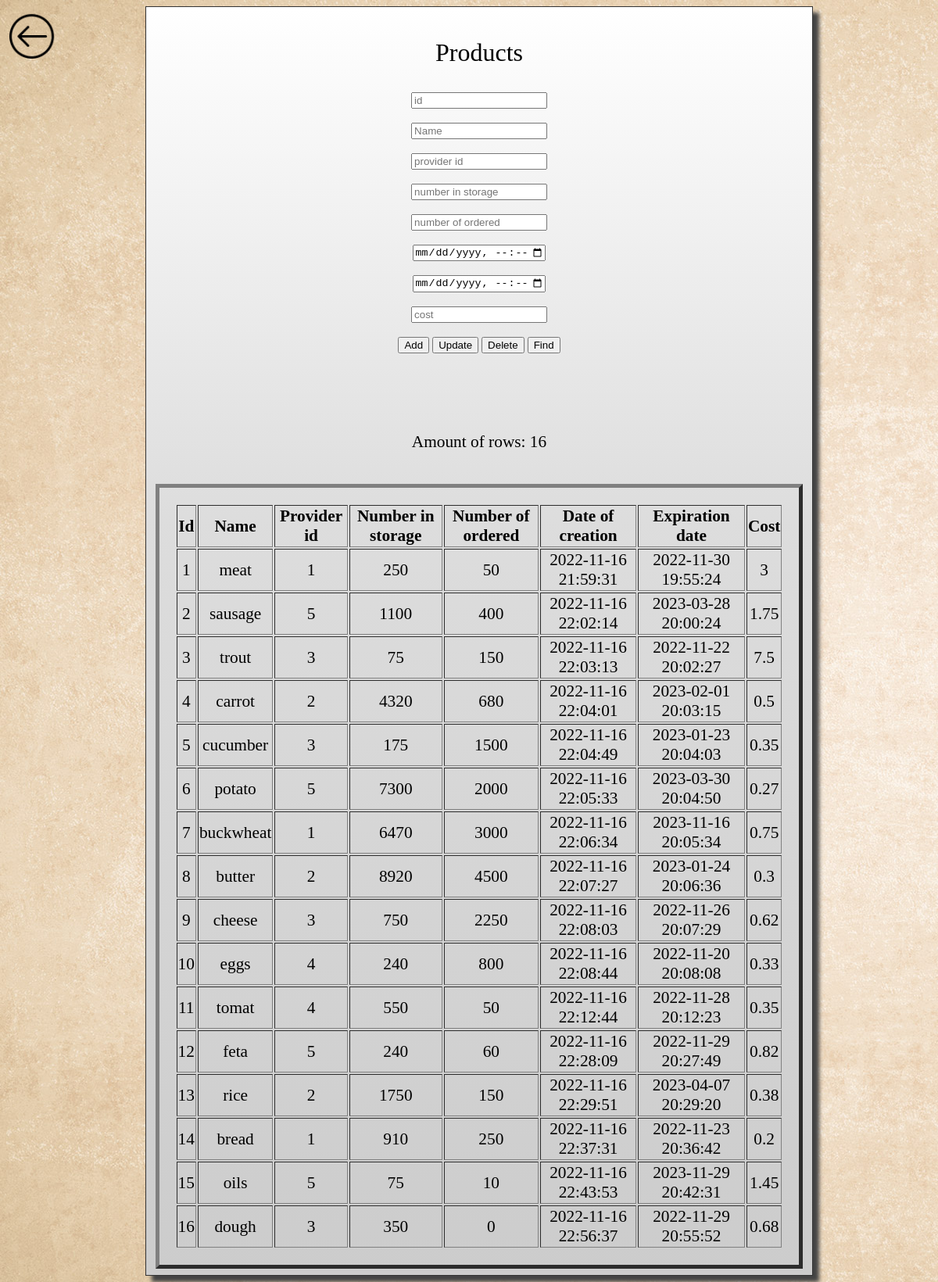
/products.php, run on the app's committed database.
### tables this page shows
CREATE TABLE `Products` (
  `product_id_serial` int(10) UNSIGNED NOT NULL,
  `name` varchar(40) NOT NULL,
  `provider_id_serial` int(10) UNSIGNED NOT NULL,
  `number_in_storage` int(11) NOT NULL,
  `number_of_ordered` int(11) NOT NULL,
  `date_of_creation` datetime NOT NULL DEFAULT current_timestamp(),
  `expiration_date` datetime NOT NULL DEFAULT current_timestamp(),
  `cost` float NOT NULL
);

### products.php (the view, shortened to what this page needs)
<?php
$product_id_serial = "";
$name = "";
$provider_id_serial = "";
$number_in_storage = "";
$number_of_ordered = "";
$date_of_creation = "";
$expiration_date = "";
$cost = "";
require_once 'include/db.php';
?>
<!DOCTYPE Html>
<html>
    <head>
        <link rel="stylesheet" href="/css/style.css">
    </head>
    <body>
<a href="menu.php"><img src="/images/arrow.png" id = f3></a>
        <form action="" method="post">
       <article class="shadowbox" >
        <p id=f2> Products</p>
            <input type="number" id=f1 name="product_id_serial" placeholder="id" value="<?php echo $product_id_serial;?>"><br><br>
            <input type="text"  id=f1 name="name" placeholder="Name" value="<?php echo $name;?>"><br><br>
            <input type="number"id=f1  name="provider_id_serial" placeholder="provider id" value="<?php echo $provider_id_serial;?>"><br><br>
            <input type="text"id=f1  name="number_in_storage" placeholder="number in storage" value="<?php echo $number_in_storage;?>"><br><br>
            <input type="text" id=f1 name="number_of_ordered" placeholder="number of ordered" value="<?php echo $number_of_ordered;?>"><br><br>
            <input type="datetime-local" id=f1 name="date_of_creation" placeholder="0000-00-00 00:00:00" value="<?php echo $date_of_creation;?>"><br><br>
            <input type="datetime-local"id=f1  name="expiration_date" placeholder="0000-00-00 00:00:00" value="<?php echo $expiration_date;?>"><br><br>
            <input type="text" name="cost"id=f1  placeholder="cost" value="<?php echo $cost;?>"><br><br>
            <div>
                <input type="submit" name="insert" value="Add">
                <input type="submit" name="update" value="Update">
                <input type="submit" name="delete" value="Delete">
                <input type="submit" name="search" value="Find">
            </div>
    </form>
<?php
$sql = "SELECT * FROM Products";
if($result = $connect->query($sql)){
    $rowsCount = $result->num_rows;
    echo "<p id =p1> $var1 </p>";
    echo "<p id =p1>Amount of rows: $rowsCount</p>";
    echo "  <table  border=5 id= p1> <tr><th>Id</th><th>Name</th><th>Provider id</th><th>Number in storage</th><th>Number of ordered</th><th>Date of creation</th><th>Expiration date</th><th>Cost</th></tr>";
    foreach($result as $row){
        echo "<tr>";
            echo "<td>" . $row['product_id_serial'] . "</td>";
            echo "<td>" . $row['name'] . "</td>";
            echo "<td>" . $row['provider_id_serial'] . "</td>";
 echo "<td>" . $row['number_in_storage'] . "</td>";
 echo "<td>" . $row['number_of_ordered'] . "</td>";
echo "<td>" . $row['date_of_creation'] . "</td>";
echo "<td>" . $row['expiration_date'] . "</td>";
echo "<td>" . $row['cost'] . "</td>";
        echo "</tr>";
    }
    echo "</table>";
} else{
    echo "Ошибка: " . $connect->error;
}
?>
    </body>
</html>

### css/style.css (style rules this page uses)
body { background-image: url(/images/background.jpg); background-repeat: repeat; }
img { position: absolute; left: 15px; top: 15px; }
a { color: #000 !important; text-decoration: none }
.shadowbox { text-align: center; width: 70%; position: relative; left: 15%; border: 1px solid #333; box-shadow: 8px 8px 5px #444; padding: 8px 12px; background-image: linear-gradient(180deg, #fff, #ddd 40%, #ccc); }
article { background-color: #EDC7B7; text-emphasis: center; padding: 15px; border: 1px solid; }
#p1 { text-align: center; padding: 20px; margin-top: 20px; font-family: Verdana; font-size: 16pt; }
#f1 { width: 20%; }
#f2 { left: 20%; font-size: 200%; font-family: Verdana; }
#f3 { width: 5%; left: 1%; position: absolute; }

### data on the page
products: product_id_serial "1", name "meat", provider_id_serial "1", number_in_storage "250", number_of_ordered "50", date_of_creation "2022-11-16 21:59:31", expiration_date "2022-11-30 19:55:24", cost "3"
products: product_id_serial "2", name "sausage", provider_id_serial "5", number_in_storage "1100", number_of_ordered "400", date_of_creation "2022-11-16 22:02:14", expiration_date "2023-03-28 20:00:24", cost "1.75"
products: product_id_serial "3", name "trout", provider_id_serial "3", number_in_storage "75", number_of_ordered "150", date_of_creation "2022-11-16 22:03:13", expiration_date "2022-11-22 20:02:27", cost "7.5"
products: product_id_serial "4", name "carrot", provider_id_serial "2", number_in_storage "4320", number_of_ordered "680", date_of_creation "2022-11-16 22:04:01", expiration_date "2023-02-01 20:03:15", cost "0.5"
products: product_id_serial "5", name "cucumber", provider_id_serial "3", number_in_storage "175", number_of_ordered "1500", date_of_creation "2022-11-16 22:04:49", expiration_date "2023-01-23 20:04:03", cost "0.35"
products: product_id_serial "6", name "potato", provider_id_serial "5", number_in_storage "7300", number_of_ordered "2000", date_of_creation "2022-11-16 22:05:33", expiration_date "2023-03-30 20:04:50", cost "0.27"
products: product_id_serial "7", name "buckwheat", provider_id_serial "1", number_in_storage "6470", number_of_ordered "3000", date_of_creation "2022-11-16 22:06:34", expiration_date "2023-11-16 20:05:34", cost "0.75"
products: product_id_serial "8", name "butter", provider_id_serial "2", number_in_storage "8920", number_of_ordered "4500", date_of_creation "2022-11-16 22:07:27", expiration_date "2023-01-24 20:06:36", cost "0.3"
products: product_id_serial "9", name "cheese", provider_id_serial "3", number_in_storage "750", number_of_ordered "2250", date_of_creation "2022-11-16 22:08:03", expiration_date "2022-11-26 20:07:29", cost "0.62"
products: product_id_serial "10", name "eggs", provider_id_serial "4", number_in_storage "240", number_of_ordered "800", date_of_creation "2022-11-16 22:08:44", expiration_date "2022-11-20 20:08:08", cost "0.33"
products: product_id_serial "11", name "tomat", provider_id_serial "4", number_in_storage "550", number_of_ordered "50", date_of_creation "2022-11-16 22:12:44", expiration_date "2022-11-28 20:12:23", cost "0.35"
products: product_id_serial "12", name "feta", provider_id_serial "5", number_in_storage "240", number_of_ordered "60", date_of_creation "2022-11-16 22:28:09", expiration_date "2022-11-29 20:27:49", cost "0.82"
products: product_id_serial "13", name "rice", provider_id_serial "2", number_in_storage "1750", number_of_ordered "150", date_of_creation "2022-11-16 22:29:51", expiration_date "2023-04-07 20:29:20", cost "0.38"
products: product_id_serial "14", name "bread", provider_id_serial "1", number_in_storage "910", number_of_ordered "250", date_of_creation "2022-11-16 22:37:31", expiration_date "2022-11-23 20:36:42", cost "0.2"
products: product_id_serial "15", name "oils", provider_id_serial "5", number_in_storage "75", number_of_ordered "10", date_of_creation "2022-11-16 22:43:53", expiration_date "2023-11-29 20:42:31", cost "1.45"
products: product_id_serial "16", name "dough", provider_id_serial "3", number_in_storage "350", number_of_ordered "0", date_of_creation "2022-11-16 22:56:37", expiration_date "2022-11-29 20:55:52", cost "0.68"

### other printed values
$rowsCount "16"
